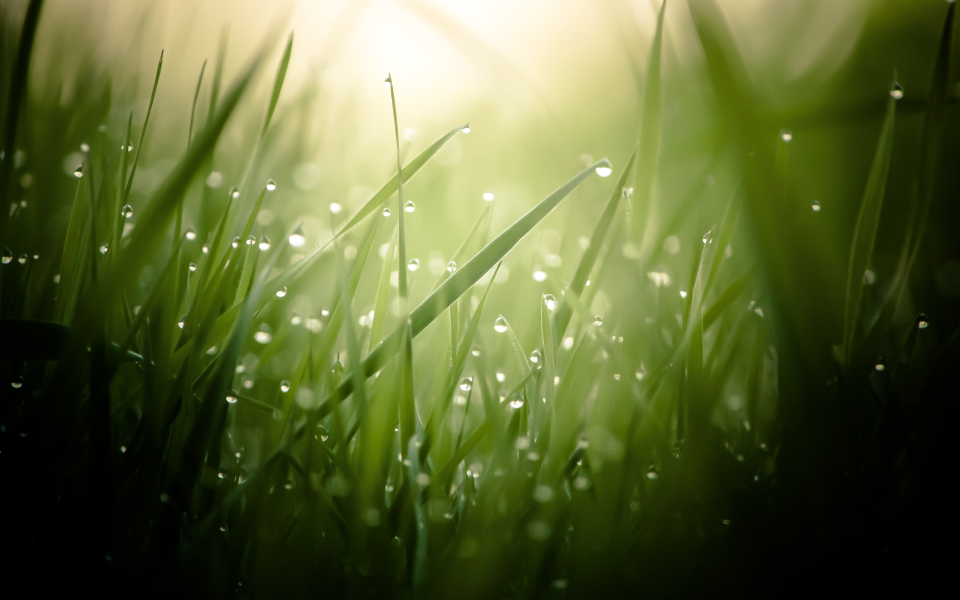
#> input picture assets/image.jpg, 3840 x 2400 px (shown at 1/4 size)
$ python tutorial1.py
#> lines starting #> are read from the running program, lines starting #| are printed output that depends on the picture
import cv2

img=cv2.imread('assets/image.jpg',-1)
#> img is the input picture: shape (2400, 3840, 3); mean B, G, R 52.8, 101.1, 91.5
img=cv2.resize(img,(0,0),fx=0.25,fy=0.25)
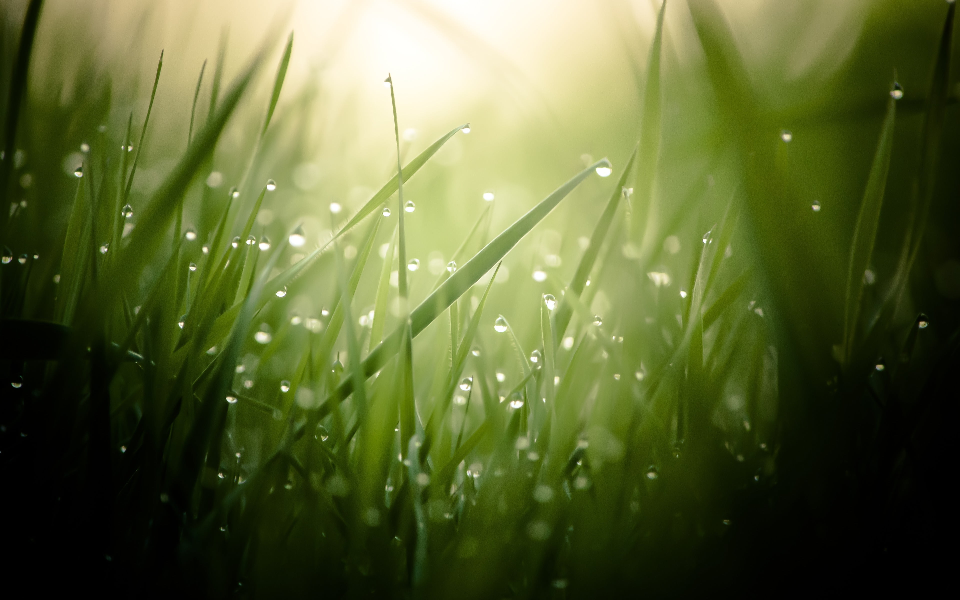
#> img: shape (600, 960, 3); mean B, G, R 52.9, 101.2, 91.6
img=cv2.rotate(img,cv2.ROTATE_90_CLOCKWISE)
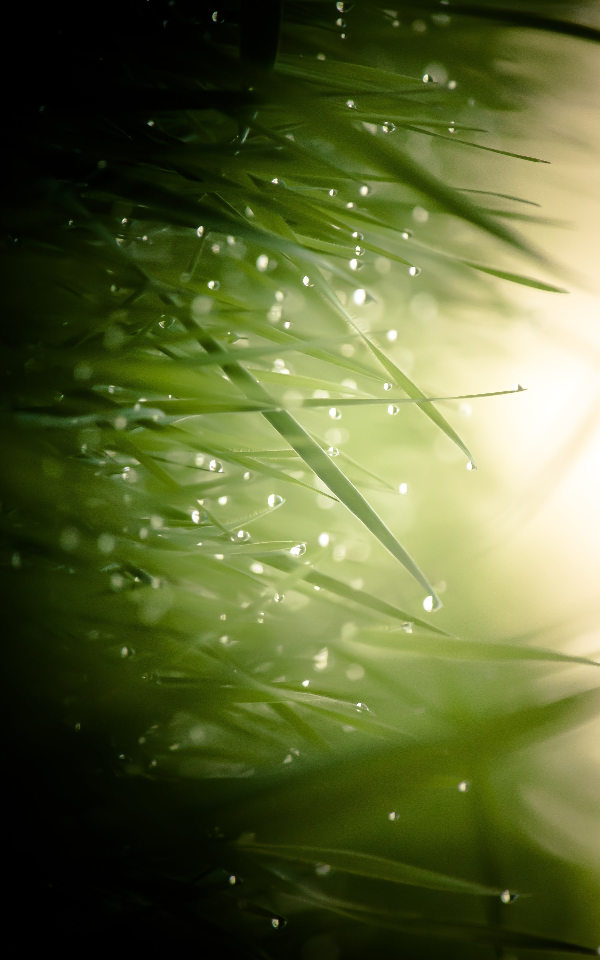
#> img: shape (960, 600, 3); mean B, G, R 52.9, 101.2, 91.6


#save
cv2.imwrite('new_image.jpg',img)

cv2.imshow('image 1',img)
cv2.waitKey(0)
cv2.destroyAllWindows()
